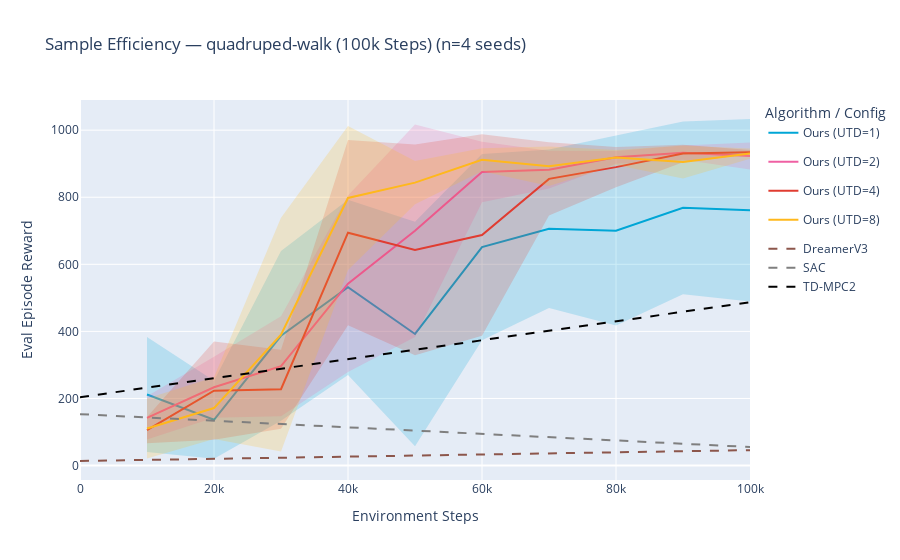
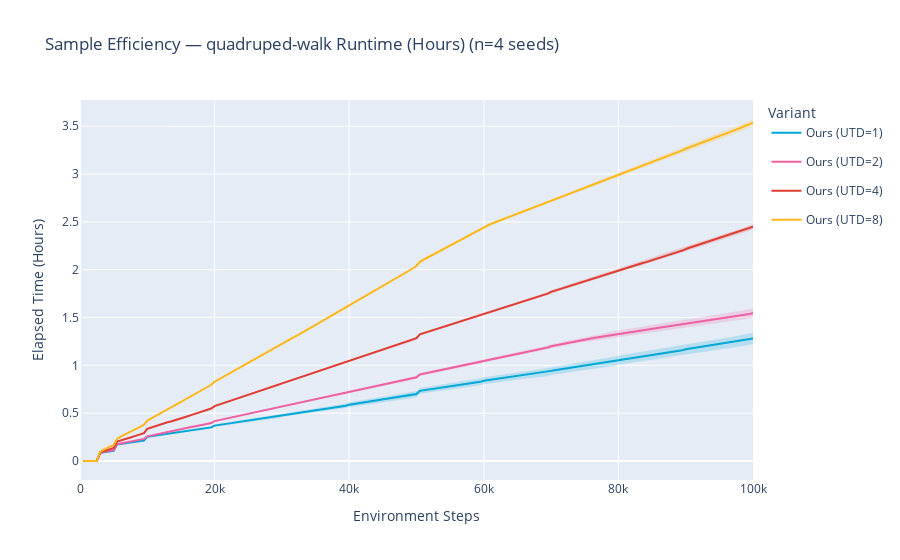

The cell these charts' notebook holds for them, in order:
### Code cell
# 3. Plotting

# We use the plotting tool to generate the main figure for our variants (UTD ratios)
# We treat 'utd_ratio' as the variant column.

# First, format the UTD ratio for the legend
sweep_frame["variant"] = sweep_frame["utd_ratio"].apply(lambda x: f"Ours (UTD={x})")
time_frame["variant"] = time_frame["utd_ratio"].apply(lambda x: f"Ours (UTD={x})")

# Convert seconds to hours
time_frame["hours"] = time_frame[TIME_METRIC] / 3600.0

# Generate base figure
fig = plotting.sample_efficiency_figure(
    frame=sweep_frame,
    metric_key=METRIC,
    variant_column="variant",
    task_name=f"{TASK} (100k Steps)",
    baseline_frame=pd.DataFrame(), # We will add baselines manually to control styling
    baseline_label="",
    baseline_step_cap=MAX_STEPS
)

# Add Baselines manually
# We want them to be distinct from "Ours".
# The plotting tool uses the TU Delft palette for variants.
# We can use gray/black/dashed for baselines.

baseline_colors = {
    "DreamerV3": "#8c564b", # Brown
    "SAC": "#7f7f7f",       # Gray
    "TD-MPC2": "#000000"    # Black
}

for name, df in baselines_dict.items():
    # Aggregate baseline
    summary = (
        df.groupby("step", as_index=False)
        .agg(mean_reward=("reward", "mean"), std_reward=("reward", "std"))
        .sort_values("step")
    )
    
    # Add trace
    fig.add_trace(
        go.Scatter(
            x=summary["step"],
            y=summary["mean_reward"],
            mode="lines",
            name=name,
            line=dict(color=baseline_colors.get(name, "gray"), dash="dash", width=2),
            legendgroup="Baselines"
        )
    )

fig.update_layout(
    legend_title_text="Algorithm / Config",
    xaxis_range=[0, MAX_STEPS]
)

fig.show()

# Save figure to results folder
output_dir = paths.notebook_results_dir("utd_ablation")
output_path = output_dir / "utd_ablation_comparison.png"
print(f"Saving plot to {output_path}...")

try:
    plotting.write_png(fig, output_path=output_path)
    print("Done.")
except RuntimeError as e:
    print(f"Could not save image: {e}")
    print("To fix this, install kaleido: pip install -U kaleido")

# --- Plot Runtime ---
print("Plotting Runtime...")
fig_time = plotting.sample_efficiency_figure(
    frame=time_frame,
    metric_key="hours",
    variant_column="variant",
    task_name=f"{TASK} Runtime (Hours)",
    baseline_frame=pd.DataFrame(),
    baseline_label="",
    baseline_step_cap=MAX_STEPS
)
fig_time.update_layout(
    yaxis_title="Elapsed Time (Hours)",
    xaxis_range=[0, MAX_STEPS]
)
fig_time.show()

output_path_time = output_dir / "utd_ablation_runtime.png"
print(f"Saving runtime plot to {output_path_time}...")
try:
    plotting.write_png(fig_time, output_path=output_path_time)
    print("Done.")
except RuntimeError as e:
    print(f"Could not save image: {e}")

### Figure 1 — Plotly figure (JSON) as saved in the notebook; plotly's stock layout.template omitted (floating-point values rounded to 4 significant figures)
{"data": [{"fill": "toself", "fillcolor": "rgba(0,166,214,0.2)", "hoverinfo": "skip", "legendgroup": "Ours (UTD=1)", "line": {"color": "rgba(0,166,214,0.0)", "width": 0}, "mode": "lines", "name": "Ours (UTD=1) std", "showlegend": false, "type": "scatter", "x": [10000, 20000, 30000, 40000, 50000, 60000, 70000, 80000, 90000, 100000, 100000, 90000, 80000, 70000, 60000, 50000, 40000, 30000, 20000, 10000], "y": [383.1, 252.6, 639.8, 792.7, 727.0, 928.7, 942.6, 983.5, 1026.0, 1033.0, 489.2, 510.6, 417.3, 469.6, 373.7, 57.7, 270.3, 133.9, 20.19, 40.65]}, {"customdata": [[171.2, 4.0], [116.2, 4.0], [253.0, 4.0], [261.2, 4.0], [334.6, 4.0], [277.5, 4.0], [236.5, 4.0], [283.1, 4.0], [257.8, 4.0], [272.1, 4.0]], "hovertemplate": "Step=%{x}<br>Reward=%{y:.2f}<br>Std=%{customdata[0]:.2f}<br>Seeds=%{customdata[1]}<extra>%{fullData.name}</extra>", "legendgroup": "Ours (UTD=1)", "line": {"color": "#00A6D6"}, "mode": "lines", "name": "Ours (UTD=1)", "type": "scatter", "x": [10000, 20000, 30000, 40000, 50000, 60000, 70000, 80000, 90000, 100000], "y": [211.9, 136.4, 386.9, 531.5, 392.3, 651.2, 706.1, 700.4, 768.4, 761.3]}, {"fill": "toself", "fillcolor": "rgba(239,96,163,0.2)", "hoverinfo": "skip", "legendgroup": "Ours (UTD=2)", "line": {"color": "rgba(239,96,163,0.0)", "width": 0}, "mode": "lines", "name": "Ours (UTD=2) std", "showlegend": false, "type": "scatter", "x": [10000, 20000, 30000, 40000, 50000, 60000, 70000, 80000, 90000, 100000, 100000, 90000, 80000, 70000, 60000, 50000, 40000, 30000, 20000, 10000], "y": [206.8, 324.4, 445.5, 805.4, 1017.0, 965.6, 938.4, 938.2, 954.2, 963.1, 882.5, 911.9, 900.0, 826.2, 785.4, 383.3, 279.0, 146.7, 142.4, 77.43]}, {"customdata": [[64.66, 4.0], [91.02, 4.0], [149.4, 4.0], [263.2, 4.0], [316.9, 4.0], [90.11, 4.0], [56.11, 4.0], [19.08, 4.0], [21.18, 4.0], [40.27, 4.0]], "hovertemplate": "Step=%{x}<br>Reward=%{y:.2f}<br>Std=%{customdata[0]:.2f}<br>Seeds=%{customdata[1]}<extra>%{fullData.name}</extra>", "legendgroup": "Ours (UTD=2)", "line": {"color": "#EF60A3"}, "mode": "lines", "name": "Ours (UTD=2)", "type": "scatter", "x": [10000, 20000, 30000, 40000, 50000, 60000, 70000, 80000, 90000, 100000], "y": [142.1, 233.4, 296.1, 542.2, 700.2, 875.5, 882.3, 919.1, 933.1, 922.8]}, {"fill": "toself", "fillcolor": "rgba(224,60,49,0.2)", "hoverinfo": "skip", "legendgroup": "Ours (UTD=4)", "line": {"color": "rgba(224,60,49,0.0)", "width": 0}, "mode": "lines", "name": "Ours (UTD=4) std", "showlegend": false, "type": "scatter", "x": [10000, 20000, 30000, 40000, 50000, 60000, 70000, 80000, 90000, 100000, 100000, 90000, 80000, 70000, 60000, 50000, 40000, 30000, 20000, 10000], "y": [144.8, 370.0, 345.2, 970.5, 957.6, 988.2, 964.0, 949.7, 956.3, 940.7, 928.1, 904.1, 830.0, 745.6, 386.8, 328.6, 418.0, 109.8, 76.54, 66.55]}, {"customdata": [[39.14, 4.0], [146.7, 4.0], [117.7, 4.0], [276.2, 4.0], [314.5, 4.0], [300.7, 4.0], [109.2, 4.0], [59.85, 4.0], [26.12, 4.0], [6.273, 4.0]], "hovertemplate": "Step=%{x}<br>Reward=%{y:.2f}<br>Std=%{customdata[0]:.2f}<br>Seeds=%{customdata[1]}<extra>%{fullData.name}</extra>", "legendgroup": "Ours (UTD=4)", "line": {"color": "#E03C31"}, "mode": "lines", "name": "Ours (UTD=4)", "type": "scatter", "x": [10000, 20000, 30000, 40000, 50000, 60000, 70000, 80000, 90000, 100000], "y": [105.7, 223.3, 227.5, 694.2, 643.1, 687.5, 854.8, 889.9, 930.2, 934.4]}, {"fill": "toself", "fillcolor": "rgba(255,184,28,0.2)", "hoverinfo": "skip", "legendgroup": "Ours (UTD=8)", "line": {"color": "rgba(255,184,28,0.0)", "width": 0}, "mode": "lines", "name": "Ours (UTD=8) std", "showlegend": false, "type": "scatter", "x": [10000, 20000, 30000, 40000, 50000, 60000, 70000, 80000, 90000, 100000, 100000, 90000, 80000, 70000, 60000, 50000, 40000, 30000, 20000, 10000], "y": [199.9, 263.5, 738.6, 1012.0, 908.1, 946.0, 951.0, 940.5, 954.2, 945.4, 915.1, 856.1, 896.2, 833.9, 877.8, 779.2, 583.1, 41.71, 79.38, 20.73]}, {"customdata": [[89.59, 4.0], [92.05, 4.0], [348.4, 4.0], [214.7, 4.0], [64.44, 4.0], [34.07, 4.0], [58.55, 4.0], [22.16, 4.0], [49.07, 4.0], [15.18, 4.0]], "hovertemplate": "Step=%{x}<br>Reward=%{y:.2f}<br>Std=%{customdata[0]:.2f}<br>Seeds=%{customdata[1]}<extra>%{fullData.name}</extra>", "legendgroup": "Ours (UTD=8)", "line": {"color": "#FFB81C"}, "mode": "lines", "name": "Ours (UTD=8)", "type": "scatter", "x": [10000, 20000, 30000, 40000, 50000, 60000, 70000, 80000, 90000, 100000], "y": [110.3, 171.4, 390.1, 797.8, 843.7, 911.9, 892.4, 918.4, 905.1, 930.3]}, {"legendgroup": "Baselines", "line": {"color": "#8c564b", "dash": "dash", "width": 2}, "mode": "lines", "name": "DreamerV3", "type": "scatter", "x": [0, 100000], "y": [13.55, 45.93]}, {"legendgroup": "Baselines", "line": {"color": "#7f7f7f", "dash": "dash", "width": 2}, "mode": "lines", "name": "SAC", "type": "scatter", "x": [0, 100000], "y": [153.2, 55.23]}, {"legendgroup": "Baselines", "line": {"color": "#000000", "dash": "dash", "width": 2}, "mode": "lines", "name": "TD-MPC2", "type": "scatter", "x": [0, 100000], "y": [203.8, 486.8]}], "layout": {"legend": {"title": {"text": "Algorithm / Config"}}, "title": {"text": "Sample Efficiency — quadruped-walk (100k Steps) (n=4 seeds)"}, "xaxis": {"range": [0, 100000], "title": {"text": "Environment Steps"}}, "yaxis": {"title": {"text": "Eval Episode Reward"}}}}

### Figure 2 — Plotly figure (JSON) as saved in the notebook; plotly's stock layout.template omitted (floating-point values rounded to 4 significant figures; data arrays with more than 128 entries replaced by an {"elided": "..."} marker saying what was removed)
{"data": [{"fill": "toself", "fillcolor": "rgba(0,166,214,0.2)", "hoverinfo": "skip", "legendgroup": "Ours (UTD=1)", "line": {"color": "rgba(0,166,214,0.0)", "width": 0}, "mode": "lines", "name": "Ours (UTD=1) std", "showlegend": false, "type": "scatter", "x": {"elided": "400 int values"}, "y": {"elided": "400 float values"}}, {"customdata": {"elided": "200x2 float values"}, "hovertemplate": "Step=%{x}<br>Reward=%{y:.2f}<br>Std=%{customdata[0]:.2f}<br>Seeds=%{customdata[1]}<extra>%{fullData.name}</extra>", "legendgroup": "Ours (UTD=1)", "line": {"color": "#00A6D6"}, "mode": "lines", "name": "Ours (UTD=1)", "type": "scatter", "x": {"elided": "200 int values"}, "y": {"elided": "200 float values"}}, {"fill": "toself", "fillcolor": "rgba(239,96,163,0.2)", "hoverinfo": "skip", "legendgroup": "Ours (UTD=2)", "line": {"color": "rgba(239,96,163,0.0)", "width": 0}, "mode": "lines", "name": "Ours (UTD=2) std", "showlegend": false, "type": "scatter", "x": {"elided": "400 int values"}, "y": {"elided": "400 float values"}}, {"customdata": {"elided": "200x2 float values"}, "hovertemplate": "Step=%{x}<br>Reward=%{y:.2f}<br>Std=%{customdata[0]:.2f}<br>Seeds=%{customdata[1]}<extra>%{fullData.name}</extra>", "legendgroup": "Ours (UTD=2)", "line": {"color": "#EF60A3"}, "mode": "lines", "name": "Ours (UTD=2)", "type": "scatter", "x": {"elided": "200 int values"}, "y": {"elided": "200 float values"}}, {"fill": "toself", "fillcolor": "rgba(224,60,49,0.2)", "hoverinfo": "skip", "legendgroup": "Ours (UTD=4)", "line": {"color": "rgba(224,60,49,0.0)", "width": 0}, "mode": "lines", "name": "Ours (UTD=4) std", "showlegend": false, "type": "scatter", "x": {"elided": "400 int values"}, "y": {"elided": "400 float values"}}, {"customdata": {"elided": "200x2 float values"}, "hovertemplate": "Step=%{x}<br>Reward=%{y:.2f}<br>Std=%{customdata[0]:.2f}<br>Seeds=%{customdata[1]}<extra>%{fullData.name}</extra>", "legendgroup": "Ours (UTD=4)", "line": {"color": "#E03C31"}, "mode": "lines", "name": "Ours (UTD=4)", "type": "scatter", "x": {"elided": "200 int values"}, "y": {"elided": "200 float values"}}, {"fill": "toself", "fillcolor": "rgba(255,184,28,0.2)", "hoverinfo": "skip", "legendgroup": "Ours (UTD=8)", "line": {"color": "rgba(255,184,28,0.0)", "width": 0}, "mode": "lines", "name": "Ours (UTD=8) std", "showlegend": false, "type": "scatter", "x": {"elided": "400 int values"}, "y": {"elided": "400 float values"}}, {"customdata": {"elided": "200x2 float values"}, "hovertemplate": "Step=%{x}<br>Reward=%{y:.2f}<br>Std=%{customdata[0]:.2f}<br>Seeds=%{customdata[1]}<extra>%{fullData.name}</extra>", "legendgroup": "Ours (UTD=8)", "line": {"color": "#FFB81C"}, "mode": "lines", "name": "Ours (UTD=8)", "type": "scatter", "x": {"elided": "200 int values"}, "y": {"elided": "200 float values"}}], "layout": {"legend": {"title": {"text": "Variant"}}, "title": {"text": "Sample Efficiency — quadruped-walk Runtime (Hours) (n=4 seeds)"}, "xaxis": {"range": [0, 100000], "title": {"text": "Environment Steps"}}, "yaxis": {"title": {"text": "Elapsed Time (Hours)"}}}}
